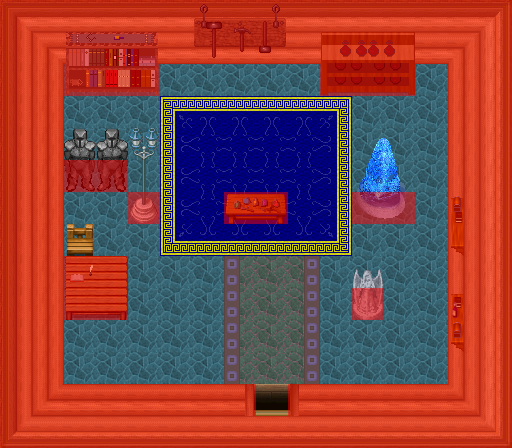

A level layout from a 2D game, rendered from its tile map. Below: a short description, then the map file with tile-grid data replaced by summaries:
An orthogonal 16x14 tile map with 32x32 px tiles, 6 tile layers (0_floor, 1_terrain, 2_object, 3_roof, ...), 1 hidden layer not drawn, 19 tilesets.

<map version="1.10" tiledversion="1.10.2" orientation="orthogonal" renderorder="right-down" width="16" height="14" tilewidth="32" tileheight="32" infinite="0" nextlayerid="8" nextobjectid="1">
 <tileset firstgid="1" name="pol/waly/int_plazy" tilewidth="32" tileheight="32" tilecount="27" columns="3">
  <image source="../../tileset/pol/waly/int_plazy.png" width="96" height="288" />
 </tileset>
 <tileset firstgid="28" name="furniture/carpet/carpets_2" tilewidth="32" tileheight="32" tilecount="20" columns="4">
  <image source="../../tileset/furniture/carpet/carpets_2.png" width="128" height="160" />
 </tileset>
 <tileset firstgid="48" name="furniture/shelve/dark_bookshelf" tilewidth="32" tileheight="32" tilecount="6" columns="3">
  <image source="../../tileset/furniture/shelve/dark_bookshelf.png" width="96" height="64" />
 </tileset>
 <tileset firstgid="54" name="furniture/shelve/dark_bottle_shelf" tilewidth="32" tileheight="32" tilecount="6" columns="3">
  <image source="../../tileset/furniture/shelve/dark_bottle_shelf.png" width="96" height="64" />
 </tileset>
 <tileset firstgid="60" name="furniture/carpet/royalblue" tilewidth="32" tileheight="32" tilecount="9" columns="3">
  <image source="../../tileset/furniture/carpet/royalblue.png" width="96" height="96" />
 </tileset>
 <tileset firstgid="69" name="furniture/table/rune_workbench" tilewidth="32" tileheight="32" tilecount="2" columns="2">
  <image source="../../tileset/furniture/table/rune_workbench.png" width="64" height="32" />
 </tileset>
 <tileset firstgid="71" name="item/statue/blue_crystal" tilewidth="32" tileheight="32" tilecount="12" columns="4">
  <image source="../../tileset/item/statue/blue_crystal.png" width="128" height="96" />
 </tileset>
 <tileset firstgid="83" name="furniture/light/lamp_blue" tilewidth="32" tileheight="32" tilecount="3" columns="1">
  <image source="../../tileset/furniture/light/lamp_blue.png" width="32" height="96" />
 </tileset>
 <tileset firstgid="86" name="item/armor/suit_of_armor2" tilewidth="32" tileheight="32" tilecount="4" columns="2">
  <image source="../../tileset/item/armor/suit_of_armor2.png" width="64" height="64" />
 </tileset>
 <tileset firstgid="90" name="furniture/other/tools_rack" tilewidth="32" tileheight="32" tilecount="6" columns="3">
  <image source="../../tileset/furniture/other/tools_rack.png" width="96" height="64" />
 </tileset>
 <tileset firstgid="96" name="furniture/table/wooden_rectangular" tilewidth="32" tileheight="32" tilecount="9" columns="3">
  <image source="../../tileset/furniture/table/wooden_rectangular.png" width="96" height="96" />
 </tileset>
 <tileset firstgid="105" name="item/documents/books" tilewidth="32" tileheight="32" tilecount="4" columns="2">
  <image source="../../tileset/item/documents/books.png" width="64" height="64" />
 </tileset>
 <tileset firstgid="109" name="item/weapon/wall_weapons" tilewidth="32" tileheight="32" tilecount="16" columns="8">
  <image source="../../tileset/item/weapon/wall_weapons.png" width="256" height="64" />
 </tileset>
 <tileset firstgid="125" name="logic/collision" tilewidth="32" tileheight="32" tilecount="1" columns="1">
  <image source="../../tileset/logic/collision.png" width="32" height="32" />
 </tileset>
 <tileset firstgid="126" name="logic/protection" tilewidth="32" tileheight="32" tilecount="2" columns="2">
  <image source="../../tileset/logic/protection.png" width="64" height="32" />
 </tileset>
 <tileset firstgid="128" name="pol/domki/drzwi/door_drewno_int" tilewidth="32" tileheight="32" tilecount="15" columns="5">
  <image source="../../tileset/pol/domki/drzwi/door_drewno_int.png" width="160" height="96" />
 </tileset>
 <tileset firstgid="143" name="rack" tilewidth="32" tileheight="32" tilecount="8" columns="4">
  <image source="../../tileset/furniture/shelve/rack.png" width="128" height="64" />
 </tileset>
 <tileset firstgid="151" name="metal_and_stone" tilewidth="32" tileheight="32" tilecount="6" columns="3">
  <image source="../../tileset/item/statue/metal_and_stone.png" width="96" height="64" />
 </tileset>
 <tileset firstgid="157" name="wooden_pale" tilewidth="32" tileheight="32" tilecount="4" columns="2">
  <image source="../../tileset/furniture/chair/wooden_pale.png" width="64" height="64" />
 </tileset>
 <layer id="1" name="0_floor" width="16" height="14">
  <data>[224 cells, 224 non-empty, 20 distinct tile ids]</data>
 </layer>
 <layer id="2" name="1_terrain" width="16" height="14">
  <data>[224 cells, 38 non-empty, 17 distinct tile ids]</data>
 </layer>
 <layer id="3" name="2_object" width="16" height="14">
  <data>[224 cells, 31 non-empty, 31 distinct tile ids]</data>
 </layer>
 <layer id="4" name="3_roof" width="16" height="14">
  <data>[224 cells, 9 non-empty, 9 distinct tile ids]</data>
 </layer>
 <layer id="5" name="objects" width="16" height="14">
  <data>[224 cells, 0 non-empty, 0 distinct tile ids]</data>
 </layer>
 <layer id="6" name="collision" width="16" height="14" opacity="0.5">
  <data>[224 cells, 121 non-empty, 1 distinct tile ids]</data>
 </layer>
 <layer id="7" name="protection" width="16" height="14" visible="0" opacity="0.5">
  <data>[224 cells, 224 non-empty, 1 distinct tile ids]</data>
 </layer>
</map>
